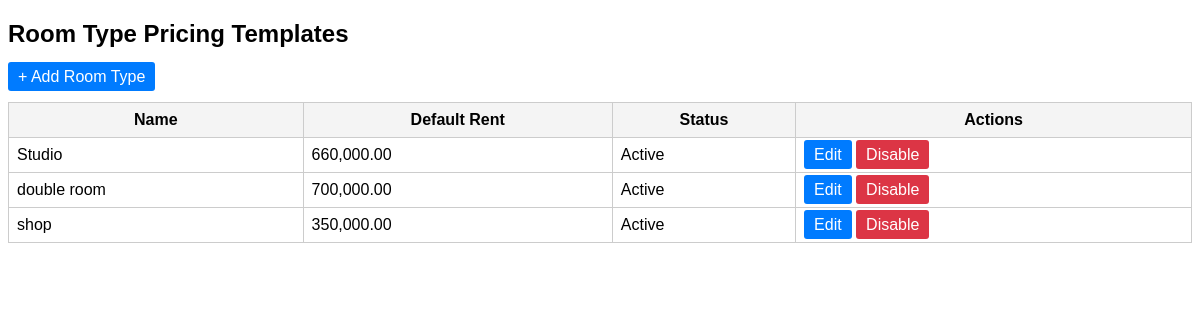
The page /public/room_types.php on the database its author committed.
### tables this page shows
CREATE TABLE room_types (
            id INTEGER PRIMARY KEY AUTOINCREMENT,
            name TEXT NOT NULL,
            default_monthly_rent REAL NOT NULL,
            description TEXT,
            is_active INTEGER DEFAULT 1,
            created_at TEXT DEFAULT CURRENT_TIMESTAMP,
            updated_at TEXT DEFAULT CURRENT_TIMESTAMP
        , owner_id INTEGER, admin_id INTEGER);

### public/room_types.php (the view, shortened to what this page needs)
<?php
$pdo = require __DIR__ . '/../config/database.php';
$stmt = $pdo->query("
    SELECT id, name, default_monthly_rent, is_active
    FROM room_types
    ORDER BY name ASC
");
$roomTypes = $stmt->fetchAll(PDO::FETCH_ASSOC);
?>
<!DOCTYPE html>
<html>
<head>
</head>
<body>
<h2>Room Type Pricing Templates</h2>
<p>
    <a href="room_types.php?action=add" class="btn">+ Add Room Type</a>
</p>
<table>
    <tr>
        <th>Name</th>
        <th>Default Rent</th>
        <th>Status</th>
        <th>Actions</th>
    </tr>
    <?php foreach ($roomTypes as $rt): ?>
        <tr>
            <td><?= htmlspecialchars($rt['name']) ?></td>
            <td><?= number_format($rt['default_monthly_rent'], 2) ?></td>
            <td><?= $rt['is_active'] ? 'Active' : 'Disabled' ?></td>
            <td>
                <a class="btn" href="room_types.php?action=edit&id=<?= $rt['id'] ?>">Edit</a>
                <?php if ($rt['name'] !== 'Default Template'): ?>
                    <a class="btn btn-danger"
                       href="room_types.php?action=disable&id=<?= $rt['id'] ?>"
                       onclick="return confirm('Disable this room type?')">
                       Disable
                    </a>
                <?php endif; ?>
            </td>
        </tr>
    <?php endforeach; ?>
</table>
</body>
</html>

### public/room_types.php (style rules this page uses)
body { font-family: Arial, sans-serif; }
table { border-collapse: collapse; width: 100%; margin-top: 15px; }
th, td { border: 1px solid #ccc; padding: 8px; }
th { background: #f4f4f4; }
.btn { padding: 6px 10px; text-decoration: none; background: #007bff; color: #fff; border-radius: 3px; }
.btn-danger { background: #dc3545; }

### rows shown on the page
room_types: name "Studio", default_monthly_rent "660,000.00", is_active "Active"
room_types: name "double room", default_monthly_rent "700,000.00", is_active "Active"
room_types: name "shop", default_monthly_rent "350,000.00", is_active "Active"
